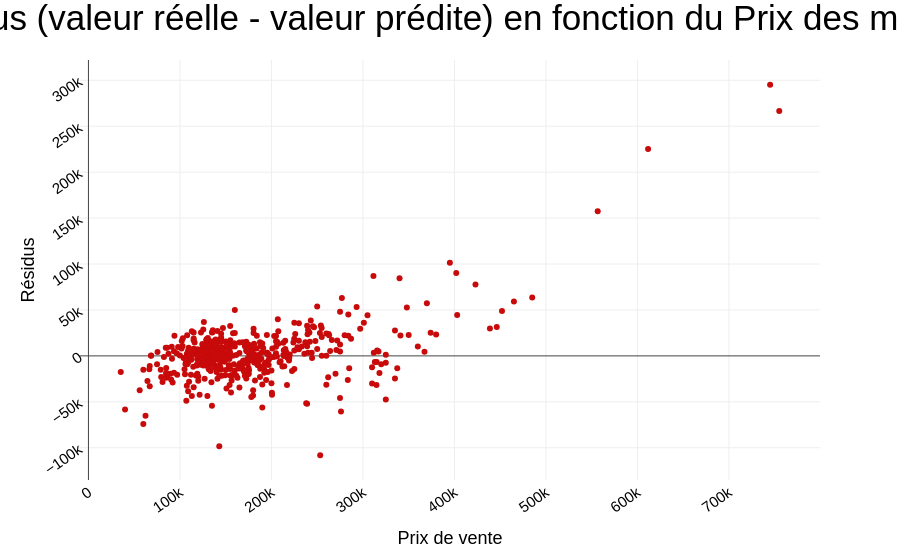

Notebook cell for this chart:
### Code cell
scat_res_price(
    df_test,
    "residus",
    "SalePrice",
)

### Figure 1 — Plotly figure (JSON) as saved in the notebook; plotly's stock layout.template omitted (floating-point values rounded to 4 significant figures; data arrays with more than 128 entries replaced by an {"elided": "..."} marker saying what was removed)
{"data": [{"hovertemplate": "SalePrice=%{x}<br>residus=%{y}<extra></extra>", "legendgroup": "", "marker": {"color": "rgb(200, 10, 10)", "symbol": "circle"}, "mode": "markers", "name": "", "orientation": "v", "showlegend": false, "type": "scatter", "x": {"elided": "482 int values"}, "xaxis": "x", "y": {"elided": "482 float values"}, "yaxis": "y"}], "layout": {"legend": {"tracegroupgap": 0}, "margin": {"t": 60}, "title": {"text": "Résidus (valeur réelle - valeur prédite) en fonction du Prix des maisons"}, "xaxis": {"anchor": "y", "domain": [0, 1], "title": {"text": "Prix de vente"}}, "yaxis": {"anchor": "x", "domain": [0, 1], "title": {"text": "Résidus"}}}}
